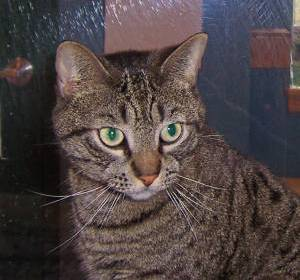
#> input picture opencv/images/test.jpg, 300 x 280 px, found by its file name
$ python 4_10.py
#> lines starting #> are read from the running program, lines starting #| are printed output that depends on the picture
# 学习直方图的基础知识
# #
# # 目标
# # 学会
# #
# # 使用OpenCV和Numpy函数查找直方图
# # 使用OpenCV和Matplotlib函数绘制直方图
# # 您将看到以下功能：cv.calcHist() ，np.histogram() 等。

# 1. OpenCV中的直方图计算
# 因此，现在我们使用 cv.calcHist() 函数查找直方图。让我们熟悉一下函数及其参数：

# images：它是uint8或float32类型的源图像。它应该放在方括号中，即“ [img]”。
# channels：也以方括号给出。它是我们计算直方图的通道的索引。例如，如果输入为灰度图像，则其值为[0]。对于彩色图像，您可以传递[0]，[1]或[2]分别计算蓝色，绿色或红色通道的直方图。
# mask：遮罩图像。为了找到完整图像的直方图，将其指定为“无”。但是，如果要查找图像特定区域的直方图，则必须为此创建一个遮罩图像并将其作为遮罩。(我将在后面显示一个示例。)
# histSize：这表示我们的BIN计数。需要放在方括号中。对于全尺寸，我们通过[256]。
# ranges：这是我们的RANGE。通常为[0,256]。 因此，让我们从示例图像开始。只需在灰度模式下加载图像并找到其完整的直方图即可。
import cv2 as cv
import numpy as np
from matplotlib import pyplot as plt
img = cv.imread('./images/test.jpg', 0)
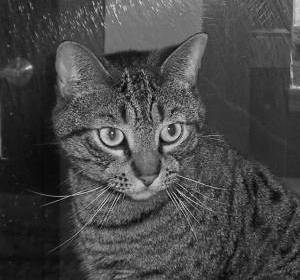
#> img: shape (280, 300); min 0, max 237, mean 71.4
hist = cv.calcHist([img], [0], None,[256], [0, 256])
#> hist = 256 values, max 1100 at index 54, min 0 at index 209, mean 328.1
#plt.imshow(img[:, :, [2, 1, 0]])
plt.show()

# 2. Numpy中的直方图计算
# Numpy还为您提供了一个函数 np.histogram() 。因此，您可以在下面的行尝试代替 calcHist() 函数：
hist, bins = np.histogram(img.ravel(), 256, [0,256])
#> bins = 257 values from 0 to 256

#绘制直方图
# 有两种方法，
#
# 简短方法：使用Matplotlib绘图功能
# 很长的路要走：使用OpenCV绘图功能
img = cv.imread('./images/test.jpg', 0)
plt.hist(img.ravel(), 256, [0,256])
plt.show()
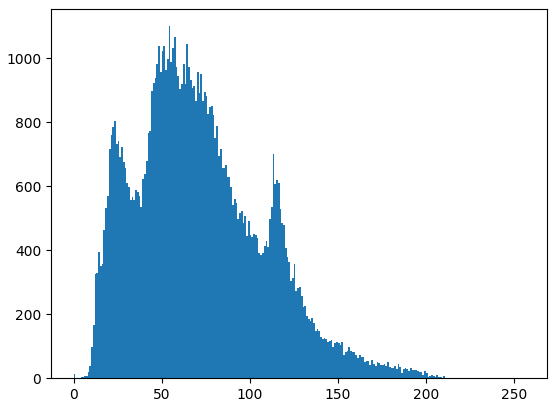
#> figure drawn by matplotlib, 1 panel; tallest bar 1100 high, from x = 54 to 55

img = cv.imread('./images/test.jpg')
#> img is the input picture: shape (280, 300, 3); mean B, G, R 68, 68.3, 78.8
color = ('b', 'g', 'r')
for i,col in enumerate(color):
    histr = cv.calcHist([img], [i], None, [256], [0,256])
    plt.plot(histr, color=col)
    plt.xlim([0,256])
plt.show()
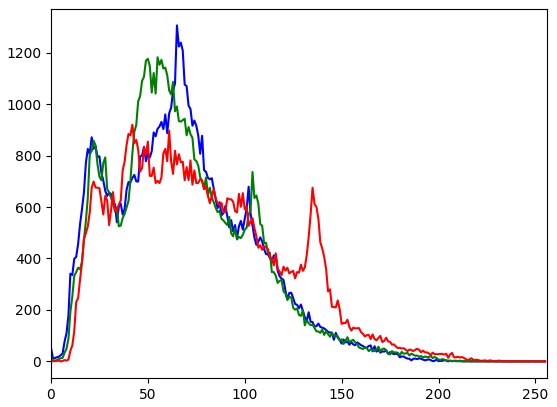
#> figure drawn by matplotlib, 1 panel; curve peaks at x = 65, y = 1306; curve peaks at x = 55, y = 1182; curve peaks at x = 42, y = 920

# 2.使用OpenCV
# 好吧，在这里您可以调整直方图的值及其bin值，使其看起来像x，y坐标，
# 以便可以使用 cv.line() 或 cv.polyline() 函数绘制它以生成与上述相同的图像。
# OpenCV-Python2官方示例已经提供了此功能。检查 samples/python/hist.py 代码
